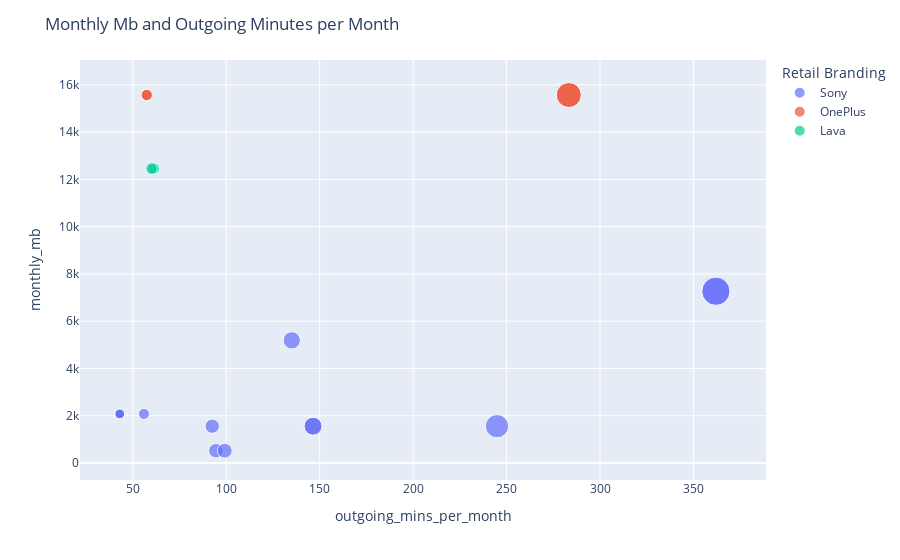

This figure's notebook cell:
### Code cell
fig = px.scatter(final_df, x="outgoing_mins_per_month", y="monthly_mb", color="Retail Branding", size = 'outgoing_mins_per_month')  

fig.update_layout (
    title_text = "Monthly Mb and Outgoing Minutes per Month",
    height = 700
 )
fig.show()

### Figure 1 — Plotly figure (JSON) as saved in the notebook; plotly's stock layout.template omitted (floating-point values rounded to 4 significant figures)
{"data": [{"hovertemplate": "Retail Branding=Sony<br>outgoing_mins_per_month=%{marker.size}<br>monthly_mb=%{y}<extra></extra>", "legendgroup": "Sony", "marker": {"color": "#636efa", "size": [94.46, 244.9, 135.1, 99.23, 43.03, 43.03, 43.03, 362.0, 362.0, 146.4, 146.4, 55.96, 92.52], "sizemode": "area", "sizeref": 0.905, "symbol": "circle"}, "mode": "markers", "name": "Sony", "orientation": "v", "showlegend": true, "type": "scatter", "x": [94.46, 244.9, 135.1, 99.23, 43.03, 43.03, 43.03, 362.0, 362.0, 146.4, 146.4, 55.96, 92.52], "xaxis": "x", "y": [519.1, 1557.0, 5191.0, 519.1, 2076.0, 2076.0, 2076.0, 7268.0, 7268.0, 1557.0, 1557.0, 2076.0, 1557.0], "yaxis": "y"}, {"hovertemplate": "Retail Branding=OnePlus<br>outgoing_mins_per_month=%{marker.size}<br>monthly_mb=%{y}<extra></extra>", "legendgroup": "OnePlus", "marker": {"color": "#EF553B", "size": [283.3, 283.3, 57.49, 57.49], "sizemode": "area", "sizeref": 0.905, "symbol": "circle"}, "mode": "markers", "name": "OnePlus", "orientation": "v", "showlegend": true, "type": "scatter", "x": [283.3, 283.3, 57.49, 57.49], "xaxis": "x", "y": [15570.0, 15570.0, 15570.0, 15570.0], "yaxis": "y"}, {"hovertemplate": "Retail Branding=Lava<br>outgoing_mins_per_month=%{marker.size}<br>monthly_mb=%{y}<extra></extra>", "legendgroup": "Lava", "marker": {"color": "#00cc96", "size": [61.22, 60.08], "sizemode": "area", "sizeref": 0.905, "symbol": "circle"}, "mode": "markers", "name": "Lava", "orientation": "v", "showlegend": true, "type": "scatter", "x": [61.22, 60.08], "xaxis": "x", "y": [12460.0, 12460.0], "yaxis": "y"}], "layout": {"autosize": true, "legend": {"itemsizing": "constant", "title": {"text": "Retail Branding"}, "tracegroupgap": 0}, "margin": {"t": 60}, "title": {"text": "Monthly Mb and Outgoing Minutes per Month"}, "xaxis": {"anchor": "y", "autorange": true, "domain": [0, 1], "range": [22.09, 388.0], "title": {"text": "outgoing_mins_per_month"}, "type": "linear"}, "yaxis": {"anchor": "x", "autorange": true, "domain": [0, 1], "range": [-1132.0, 17710.0], "title": {"text": "monthly_mb"}, "type": "linear"}}}
